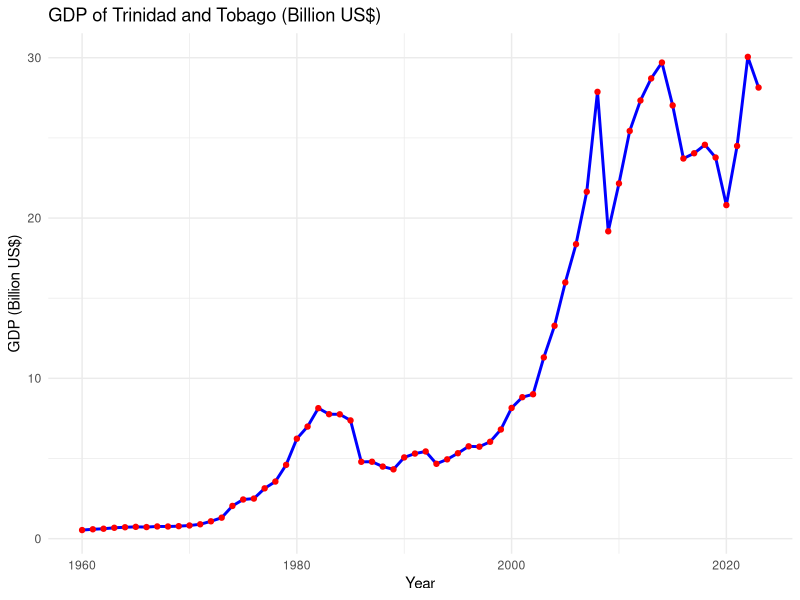
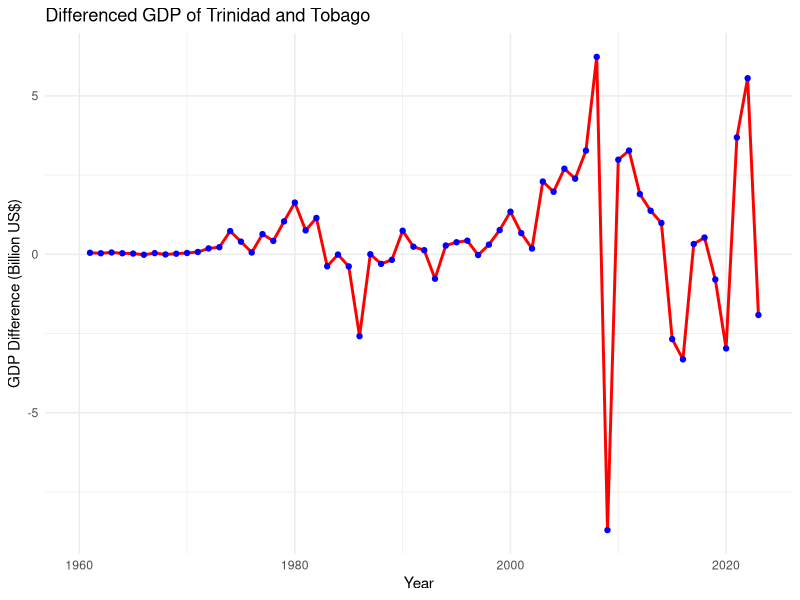
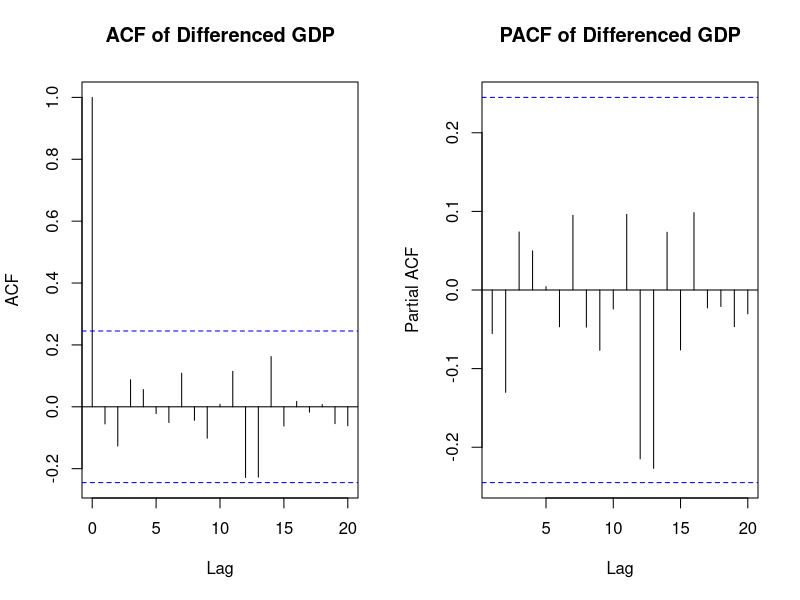
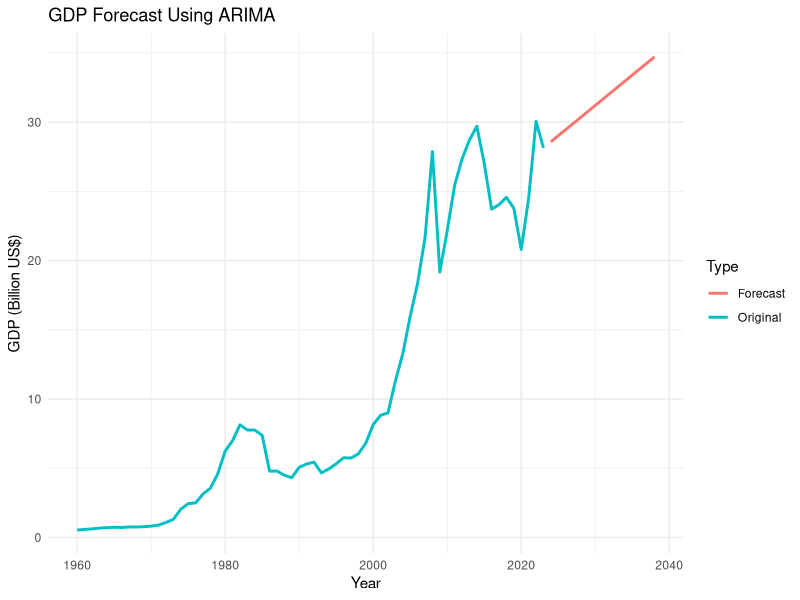
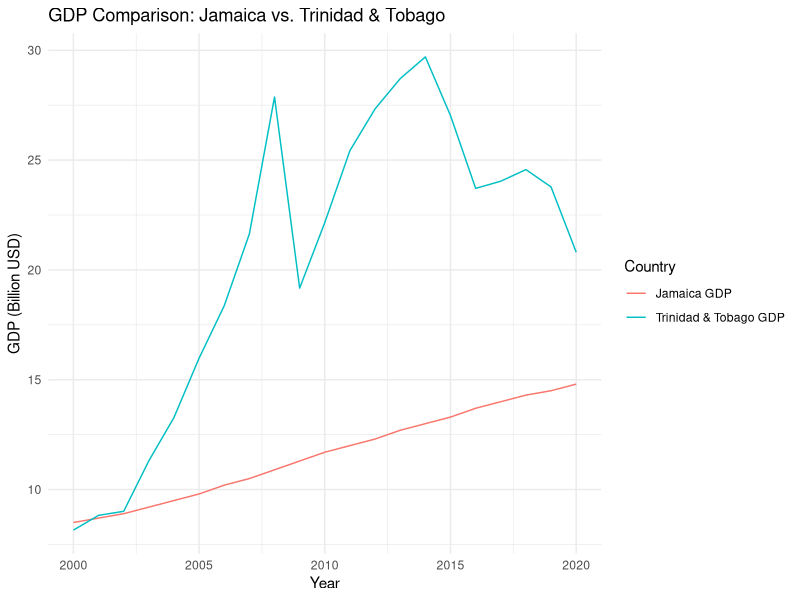
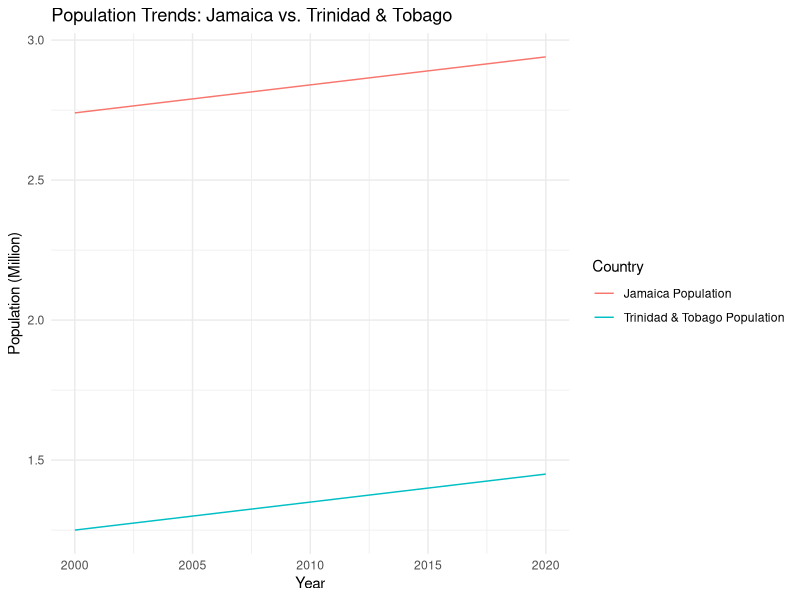
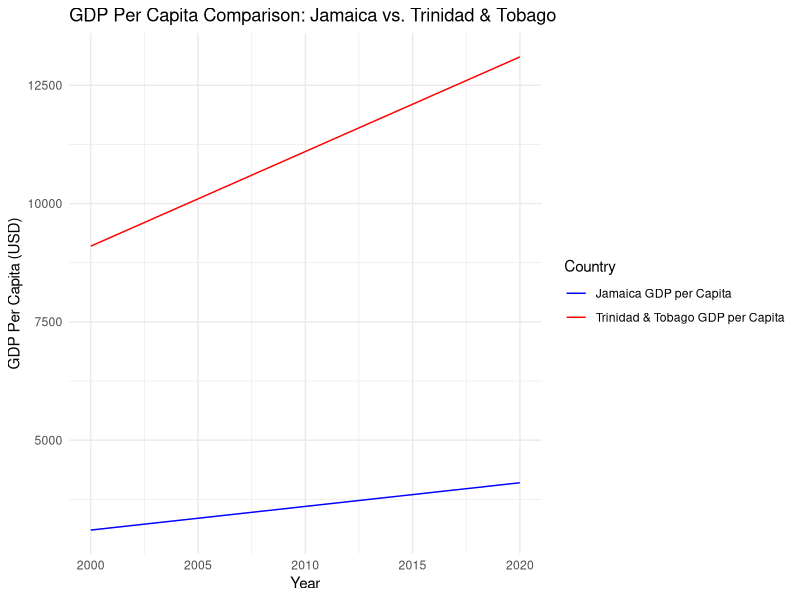
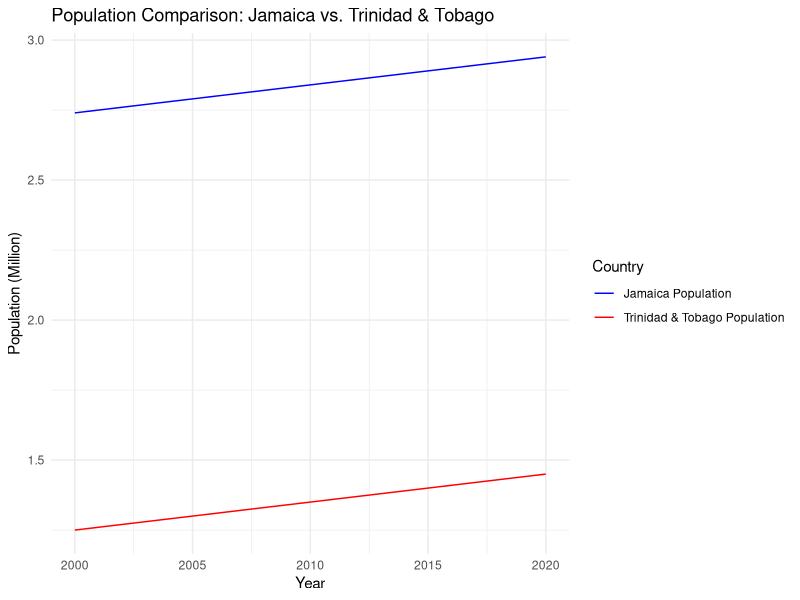

Source code (R) for these figures, in order:
## ---- chunk 1
# Load necessary libraries
library(tidyverse)
library(ggplot2)
library(readxl)
library(forecast)

# Load GDP data
gdp_data <- read.csv("Trinidad_and_Tobago_GDP_Data__in_Billions_.csv", fileEncoding = "UTF-8", stringsAsFactors = FALSE)
colnames(gdp_data)[1] <- "Year"
gdp_data$Year <- as.numeric(gdp_data$Year)
gdp_data$GDP <- as.numeric(gdp_data$GDP..Billion.US..)
gdp_data <- gdp_data %>% drop_na()
gdp_data <- gdp_data %>% mutate(GDP_Difference = c(NA, diff(GDP)))

# Load comparison data
comparison_data <- read_excel("Jamaica_Trinidad_Tobago_Comparison_2000_2020 .xlsx", 
                              sheet = "Jamaica_Trinidad_Tobago_Compari")
## ---- chunk 2

ggplot(gdp_data, aes(x = Year, y = GDP)) +
  geom_line(color = "blue", size = 1) +
  geom_point(color = "red") +
  labs(
    title = "GDP of Trinidad and Tobago (Billion US$)",
    x = "Year",
    y = "GDP (Billion US$)"
  ) +
  theme_minimal()
## ---- chunk 3
ggplot(gdp_data, aes(x = Year, y = GDP_Difference)) +
  geom_line(color = "red", size = 1) +
  geom_point(color = "blue") +
  labs(
    title = "Differenced GDP of Trinidad and Tobago",
    x = "Year",
    y = "GDP Difference (Billion US$)"
  ) +
  theme_minimal()
## ---- chunk 4
par(mfrow = c(1, 2))
acf(gdp_data$GDP_Difference, na.action = na.pass, lag.max = 20, main = "ACF of Differenced GDP")
pacf(gdp_data$GDP_Difference, na.action = na.pass, lag.max = 20, main = "PACF of Differenced GDP")
par(mfrow = c(1, 1))

## ---- chunk 5
gdp_ts <- ts(gdp_data$GDP, start = min(gdp_data$Year), frequency = 1)
arima_model <- auto.arima(gdp_ts)
gdp_forecast <- forecast(arima_model, h = 15)
forecast_data <- data.frame(
  Time = c(time(gdp_ts), time(gdp_forecast$mean)),
  Value = c(gdp_ts, gdp_forecast$mean),
  Type = c(rep("Original", length(gdp_ts)), rep("Forecast", length(gdp_forecast$mean)))
)
ggplot(forecast_data, aes(x = Time, y = Value, color = Type)) +
  geom_line(size = 1) +
  labs(
    title = "GDP Forecast Using ARIMA",
    x = "Year",
    y = "GDP (Billion US$)",
    color = "Type"
  ) +
  theme_minimal()
## ---- chunk 6
ggplot(comparison_data, aes(x = Year)) +
  geom_line(aes(y = `Jamaica GDP (Billion USD)`, color = "Jamaica GDP")) +
  geom_line(aes(y = `Trinidad and Tobago GDP (Billion USD)`, color = "Trinidad & Tobago GDP")) +
  labs(
    title = "GDP Comparison: Jamaica vs. Trinidad & Tobago",
    x = "Year",
    y = "GDP (Billion USD)",
    color = "Country"
  ) +
  theme_minimal()
## ---- chunk 7
ggplot(comparison_data, aes(x = Year)) +
  geom_line(aes(y = `Jamaica Population (Million)`, color = "Jamaica Population")) +
  geom_line(aes(y = `Trinidad and Tobago Population (Million)`, color = "Trinidad & Tobago Population")) +
  labs(
    title = "Population Trends: Jamaica vs. Trinidad & Tobago",
    x = "Year",
    y = "Population (Million)",
    color = "Country"
  ) +
  theme_minimal()
## ---- chunk 8
ggplot(comparison_data, aes(x = Year)) +
  geom_line(aes(y = `Jamaica GDP per Capita (USD)`, color = "Jamaica GDP per Capita")) +
  geom_line(aes(y = `Trinidad and Tobago GDP per Capita (USD)`, color = "Trinidad & Tobago GDP per Capita")) +
  labs(
    title = "GDP Per Capita Comparison: Jamaica vs. Trinidad & Tobago",
    x = "Year",
    y = "GDP Per Capita (USD)",
    color = "Country"
  ) +
  theme_minimal() +
  scale_color_manual(values = c("Jamaica GDP per Capita" = "blue", "Trinidad & Tobago GDP per Capita" = "red"))
## ---- chunk 9
ggplot(comparison_data, aes(x = Year)) +
  geom_line(aes(y = `Jamaica Population (Million)`, color = "Jamaica Population")) +
  geom_line(aes(y = `Trinidad and Tobago Population (Million)`, color = "Trinidad & Tobago Population")) +
  labs(
    title = "Population Comparison: Jamaica vs. Trinidad & Tobago",
    x = "Year",
    y = "Population (Million)",
    color = "Country"
  ) +
  theme_minimal() +
  scale_color_manual(values = c("Jamaica Population" = "blue", "Trinidad & Tobago Population" = "red"))
## ---- chunk 10
ggplot(comparison_data, aes(x = Year)) +
  geom_line(aes(y = `Jamaica Life Expectancy (Years)`, color = "Jamaica Life Expectancy")) +
  geom_line(aes(y = `Trinidad and Tobago Life Expectancy (Years)`, color = "Trinidad & Tobago Life Expectancy")) +
  labs(
    title = "Life Expectancy Comparison: Jamaica vs. Trinidad & Tobago",
    x = "Year",
    y = "Life Expectancy (Years)",
    color = "Country"
  ) +
  theme_minimal() +
  scale_color_manual(values = c("Jamaica Life Expectancy" = "blue", "Trinidad & Tobago Life Expectancy" = "red"))
## ---- chunk 11
# Plot for Homicide Rate Comparison
ggplot(comparison_data, aes(x = Year)) +
  geom_line(aes(y = `Jamaica Homicide Rate (per 100,000)`, color = "Jamaica Homicide Rate"), size = 1) +
  geom_line(aes(y = `Trinidad and Tobago Homicide Rate (per 100,000)`, color = "Trinidad & Tobago Homicide Rate"), size = 1) +
  labs(
    title = "Homicide Rate Comparison (2000-2020)",
    x = "Year",
    y = "Homicide Rate (per 100,000)",
    color = "Country"
  ) +
  scale_color_manual(values = c("Jamaica Homicide Rate" = "blue", "Trinidad & Tobago Homicide Rate" = "red")) +
  theme_minimal()
